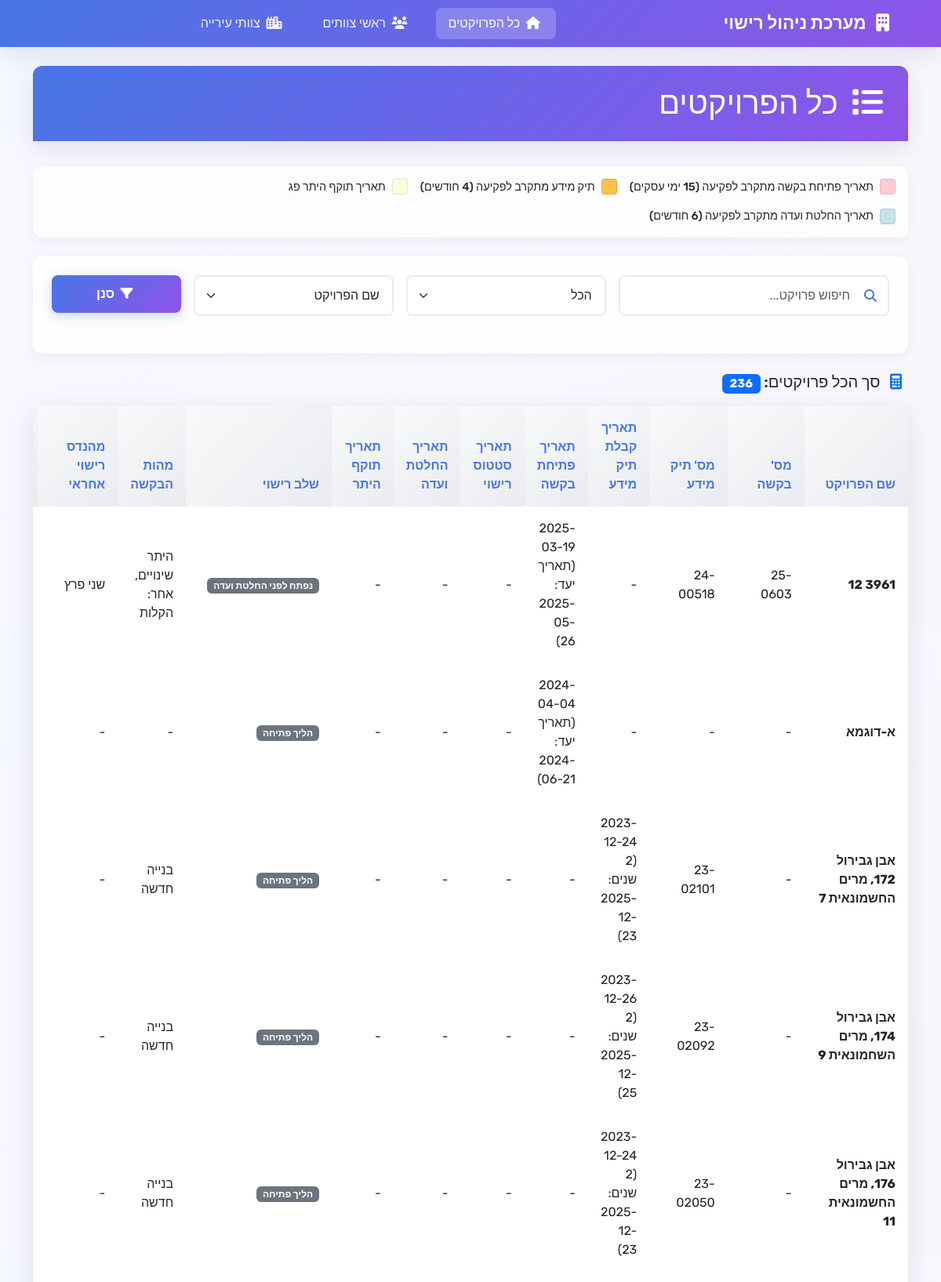
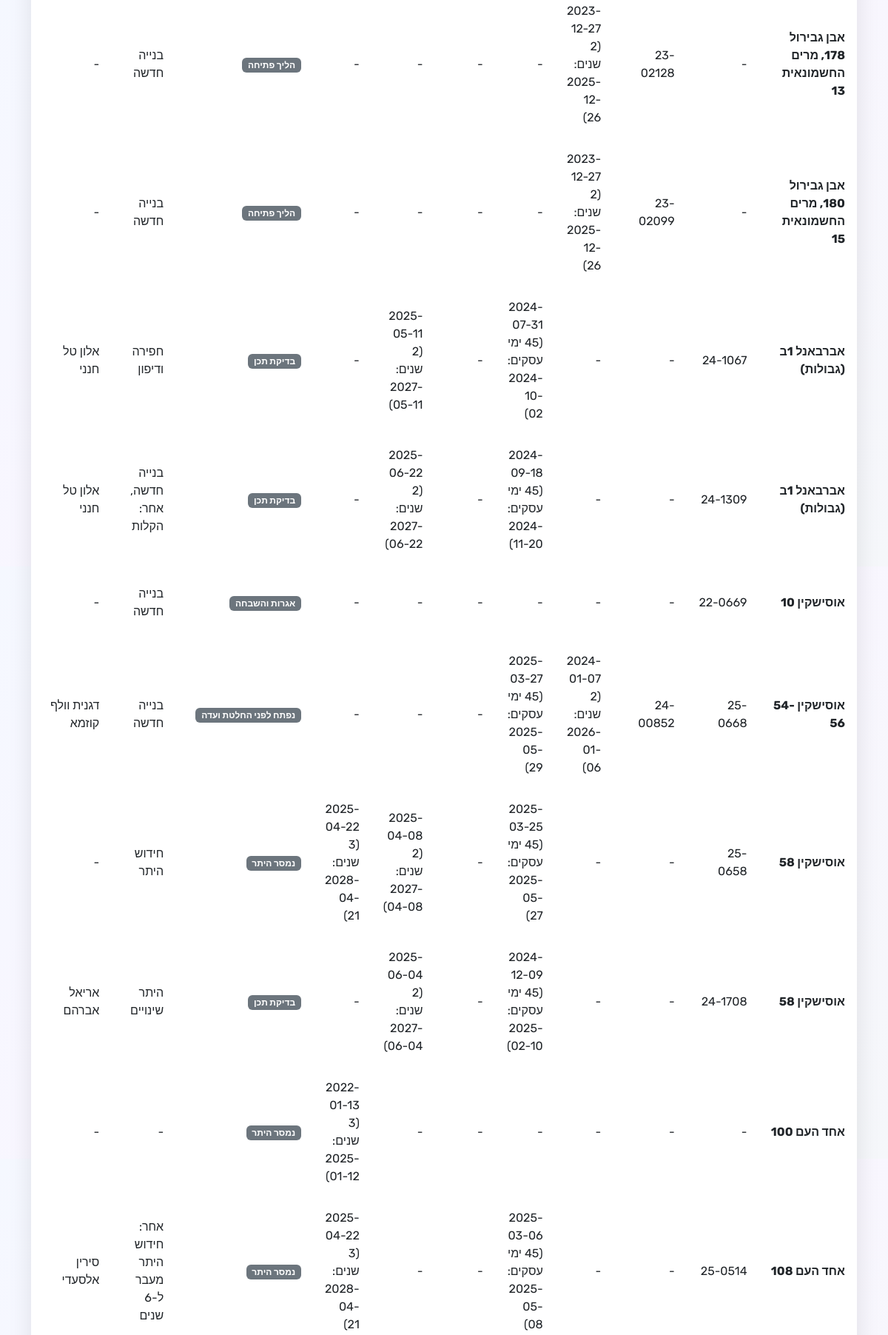
The page / (upper part) on the database its author committed (2 pictures, top to bottom).
### tables this page shows
CREATE TABLE projects (
                id INTEGER PRIMARY KEY AUTOINCREMENT,
                project_name TEXT NOT NULL,
                request_number TEXT NOT NULL,
                date TEXT NOT NULL,
                team_leader TEXT NOT NULL,
                stage TEXT NOT NULL
            , request_date TEXT, opening_date TEXT, notes TEXT, licensing_engineer TEXT, request_types TEXT, engineer TEXT, info_file_number TEXT, status_date TEXT, management_company TEXT, entrepreneur_name TEXT, architect TEXT, city TEXT, city_team TEXT, committee_date TEXT, permit_validity_date TEXT, info_date_extension INTEGER DEFAULT 0, opening_date_extension INTEGER DEFAULT 0, status_date_extension INTEGER DEFAULT 0, committee_date_extension INTEGER DEFAULT 0, permit_validity_date_extension INTEGER DEFAULT 0);

### app.py (the view, shortened to what this page needs)
@app.route('/')
def index():
    conn = get_db_connection()
    search = request.args.get('search', '')
    stage_filter = request.args.get('stage', 'הכל')
    sort_by = request.args.get('sort', 'project_name')
    query = """
        SELECT
            id, project_name, request_number, info_file_number,
            date, opening_date, status_date, committee_date, permit_validity_date,
            team_leader, stage, request_types, engineer, management_company,
            entrepreneur_name, architect, city, notes,
            info_date_extension, opening_date_extension, status_date_extension,
            committee_date_extension, permit_validity_date_extension, city_team
        FROM projects
        WHERE 1=1
    """
    params = []
    if stage_filter != 'הכל':
        query += " AND stage = ?"
        params.append(stage_filter)
    if sort_by in ['project_name', 'request_number', 'date', 'opening_date', 'stage', 'engineer', 'team_leader']:
        query += f" ORDER BY {sort_by}"
    else:
        query += " ORDER BY project_name"
    projects = conn.execute(query, params).fetchall()
    formatted_projects = []
    for project in projects:
        project_dict = dict(project)
        if project_dict.get('date'):
            project_dict['formatted_info_date'] = format_date_with_extension(
                project_dict['date'],
                project_dict.get('info_date_extension', 0),
                'info'
            )
        if project_dict.get('opening_date'):
            project_dict['formatted_opening_date'] = format_date_with_extension(
                project_dict['opening_date'],
                project_dict.get('opening_date_extension', 0),
                'opening'
            )
        if project_dict.get('committee_date'):
            project_dict['formatted_committee_date'] = format_date_with_extension(
                project_dict['committee_date'],
                project_dict.get('committee_date_extension', 0),
                'committee'
            )
        if project_dict.get('permit_validity_date'):
            project_dict['formatted_permit_date'] = format_date_with_extension(
                project_dict['permit_validity_date'],
                project_dict.get('permit_validity_date_extension', 0),
                'permit'
            )
        project_dict['row_color'] = get_row_color_class(project_dict)
        formatted_projects.append(project_dict)
    conn.close()
    return render_template('index.html',
                         projects=formatted_projects,
                         stages=LICENSING_STAGES,
                         current_stage=stage_filter,
                         search=search,
                         sort_by=sort_by,
                         project_count=len(formatted_projects))

### app.py (called while the page is built, shortened)
def get_db_connection():
    conn = sqlite3.connect(DATABASE_PATH)
    conn.row_factory = sqlite3.Row
    return conn

def calculate_base_date_by_type(original_date, field_type):
    if field_type == 'opening':
        business_target = calculate_business_days(original_date.strftime('%Y-%m-%d'), 45)
        return datetime.strptime(business_target, '%Y-%m-%d') if business_target else original_date + timedelta(days=180)
    elif field_type in ['info', 'committee']:
        return original_date + timedelta(days=730)
    elif field_type == 'permit':
        return original_date + timedelta(days=1095)
    else:
        return original_date + timedelta(days=180)

def format_base_date_by_type(original_date_str, field_type):
    if not original_date_str:
        return ""
    try:
        original_date = datetime.strptime(original_date_str, '%Y-%m-%d')
        base_date = calculate_base_date_by_type(original_date, field_type)
        if field_type == 'opening':
            business_target = calculate_business_days(original_date_str, 45)
            return f"{original_date_str}<br>(45 ימי עסקים: {business_target})"
        elif field_type in ['info', 'committee']:
            return f"{original_date_str}<br>(2 שנים: {base_date.strftime('%Y-%m-%d')})"
        elif field_type == 'permit':
            return f"{original_date_str}<br>(3 שנים: {base_date.strftime('%Y-%m-%d')})"
        else:
            return original_date_str
    except:
        return original_date_str

def get_base_description(field_type):
    if field_type == 'opening':
        return "45 ימי עסקים"
    elif field_type in ['info', 'committee']:
        return "2 שנים"
    elif field_type == 'permit':
        return "3 שנים"
    else:
        return "בסיס"

def check_date_expired_with_extensions(date_str):
    try:
        if not date_str:
            return False
        current_date = datetime.now()
        if '<br>' in date_str and ':' in date_str:
            lines = date_str.split('<br>')
            if len(lines) >= 2:
                import re
                date_match = re.search(r':\s*(\d{4}-\d{2}-\d{2})', lines[1])
                if date_match:
                    target_date_str = date_match.group(1)
                    target_date = datetime.strptime(target_date_str, '%Y-%m-%d')
                    return current_date.date() > target_date.date()
    except:
        return False

### templates/index.html (shortened to what this page needs)
{% extends "base.html" %}
{% block content %}
<div class="row">
    <div class="col-12">
        <div class="card">
            <div class="card-header">
                <h1 class="mb-0">
                    <i class="fas fa-list me-2"></i>
                    כל הפרויקטים
                </h1>
            </div>
        </div>
        <div class="status-legend">
            <div class="legend-item">
                <div class="legend-color" style="background-color: rgba(255, 182, 193, 0.7);"></div>
                <span>תאריך פתיחת בקשה מתקרב לפקיעה (15 ימי עסקים)</span>
            </div>
            <div class="legend-item">
                <div class="legend-color" style="background-color: rgba(255, 165, 0, 0.7);"></div>
                <span>תיק מידע מתקרב לפקיעה (4 חודשים)</span>
            </div>
            <div class="legend-item">
                <div class="legend-color" style="background-color: rgba(255, 255, 204, 0.7);"></div>
                <span>תאריך תוקף היתר פג</span>
            </div>
            <div class="legend-item">
                <div class="legend-color" style="background-color: rgba(173, 216, 230, 0.7);"></div>
                <span>תאריך החלטת ועדה מתקרב לפקיעה (6 חודשים)</span>
            </div>
        </div>
        <div class="filter-section">
            <form method="GET" class="row g-3">
                <div class="col-md-4">
                    <div class="search-container">
                        <input type="text" class="form-control" name="search"
                               value="{{ search }}" placeholder="חיפוש פרויקט...">
                        <i class="fas fa-search search-icon"></i>
                    </div>
                </div>
                <div class="col-md-3">
                    <select class="form-select" name="stage">
                        {% for stage in stages %}
                        <option value="{{ stage }}" {{ 'selected' if stage == current_stage }}>
                            {{ stage }}
                        </option>
                        {% endfor %}
                    </select>
                </div>
                <div class="col-md-3">
                    <select class="form-select" name="sort">
                        <option value="project_name" {{ 'selected' if sort_by == 'project_name' }}>שם הפרויקט</option>
                    </select>
                </div>
                <div class="col-md-2">
                    <button type="submit" class="btn btn-primary w-100">
                        <i class="fas fa-filter me-1"></i>
                        סנן
                    </button>
                </div>
            </form>
        </div>
        <div class="d-flex justify-content-between align-items-center mb-3">
            <h5 class="mb-0">
                <i class="fas fa-calculator me-2 text-primary"></i>
                סך הכל פרויקטים: <span class="badge bg-primary">{{ project_count }}</span>
            </h5>
        </div>
        <div class="card">
            <div class="card-body p-0">
                <div class="table-responsive">
                    <table class="table table-hover mb-0">
                        <thead>
                            <tr>
                                <th>שם הפרויקט</th>
                                <th>מס' בקשה</th>
                                <th>מס' תיק מידע</th>
                                <th>תאריך קבלת תיק מידע</th>
                                <th>תאריך פתיחת בקשה</th>
                                <th>תאריך סטטוס רישוי</th>
                                <th>תאריך החלטת ועדה</th>
                                <th>תאריך תוקף היתר</th>
                                <th>שלב רישוי</th>
                                <th>מהות הבקשה</th>
                                <th>מהנדס רישוי אחראי</th>
                                <th>חברת ניהול</th>
                            </tr>
                        </thead>
                        <tbody>
                            {% for project in projects %}
                            <tr class="{% if project.row_color %}row-{{ project.row_color }}{% endif %}">
                                <td class="fw-bold">{{ project.project_name or '-' }}</td>
                                <td>{{ project.request_number or '-' }}</td>
                                <td>{{ project.info_file_number or '-' }}</td>
                                <td>{{ project.formatted_info_date|safe or project.date or '-' }}</td>
                                <td>{{ project.formatted_opening_date|safe or project.opening_date or '-' }}</td>
                                <td>{{ project.status_date or '-' }}</td>
                                <td>{{ project.formatted_committee_date|safe or project.committee_date or '-' }}</td>
                                <td>{{ project.formatted_permit_date|safe or project.permit_validity_date or '-' }}</td>
                                <td>
                                    <span class="badge bg-secondary">{{ project.stage or '-' }}</span>
                                </td>
                                <td>{{ project.request_types or '-' }}</td>
                                <td>{{ project.engineer or '-' }}</td>
                                <td>{{ project.management_company or '-' }}</td>
                            </tr>
                            {% endfor %}
                        </tbody>
                    </table>
                </div>
            </div>
        </div>
    </div>
</div>
{% endblock %}

### templates/base.html (style rules this page uses)
:root { --primary-gradient: linear-gradient(135deg, #4776E6 0%, #8E54E9 100%); --primary-color: #4776E6; --secondary-color: #8E54E9; --bg-gradient: linear-gradient(135deg, #f5f8ff 0%, #f9f6ff 50%, #f5f7fa 100%); --card-shadow: 0 8px 32px rgba(0, 0, 0, 0.1); --border-radius: 12px; }
* { font-family: 'Rubik', -apple-system, BlinkMacSystemFont, 'Segoe UI', sans-serif; }
body { background: var(--bg-gradient); min-height: 100vh; direction: rtl; }
.card { border: none; border-radius: var(--border-radius); box-shadow: var(--card-shadow); backdrop-filter: blur(10px); background: rgba(255, 255, 255, 0.95); margin-bottom: 2rem; }
.card-header { background: var(--primary-gradient); color: white; border: none; border-radius: var(--border-radius) var(--border-radius) 0 0 !important; font-weight: 600; padding: 1.5rem; }
.btn-primary { background: var(--primary-gradient); border: none; border-radius: 8px; padding: 0.75rem 1.5rem; font-weight: 600; transition: all 0.3s ease; box-shadow: 0 4px 15px rgba(71, 118, 230, 0.3); }
.form-control, .form-select { border: 2px solid #e9ecef; border-radius: 8px; padding: 0.75rem 1rem; transition: all 0.3s ease; }
.table { border-radius: var(--border-radius); overflow: hidden; box-shadow: none; }
.table thead th { background: linear-gradient(135deg, #f8f9fa 0%, #e9ecef 100%); border: none; font-weight: 600; color: var(--primary-color); text-align: right; padding: 1rem; }
.table tbody td { border: none; padding: 1rem; text-align: right; vertical-align: middle; }
.table tbody tr { transition: all 0.3s ease; }
.row-warning { background-color: rgba(255, 255, 204, 0.7) !important; }
.row-approaching { background-color: rgba(255, 182, 193, 0.7) !important; }
.row-info_expiring { background-color: rgba(255, 165, 0, 0.7) !important; }
.status-legend { display: flex; flex-wrap: wrap; gap: 1rem; margin-bottom: 1.5rem; padding: 1rem; background: rgba(255, 255, 255, 0.8); border-radius: var(--border-radius); box-shadow: 0 4px 15px rgba(0, 0, 0, 0.05); }
.legend-item { display: flex; align-items: center; gap: 0.5rem; font-size: 0.9rem; font-weight: 500; }
.legend-color { width: 20px; height: 20px; border-radius: 4px; border: 1px solid rgba(0, 0, 0, 0.1); }
.search-container { position: relative; margin-bottom: 1.5rem; }
.search-container .form-control { padding-right: 3rem; }
.search-container .search-icon { position: absolute; right: 1rem; top: 50%; transform: translateY(-50%); color: var(--primary-color); }
.filter-section { background: rgba(255, 255, 255, 0.9); padding: 1.5rem; border-radius: var(--border-radius); margin-bottom: 1.5rem; box-shadow: 0 4px 15px rgba(0, 0, 0, 0.05); }

### rows shown on the page
projects: project_name "3961 12", request_number "25-0603", info_file_number "24-00518", formatted_info_date "-", formatted_opening_date "2025-03-19 (תאריך יעד: 2025-05-26)", status_date "-", formatted_committee_date "-", formatted_permit_date "-", stage "נפתח לפני החלטת ועדה", request_types "היתר שינויים, אחר: הקלות", engineer "שני פרץ"
projects: project_name "א-דוגמא", request_number "-", info_file_number "-", formatted_info_date "-", formatted_opening_date "2024-04-04 (תאריך יעד: 2024-06-21)", status_date "-", formatted_committee_date "-", formatted_permit_date "-", stage "הליך פתיחה", request_types "-", engineer "-"
projects: project_name "אבן גבירול 172, מרים החשמונאית 7", request_number "-", info_file_number "23-02101", formatted_info_date "2023-12-24 (2 שנים: 2025-12-23)", formatted_opening_date "-", status_date "-", formatted_committee_date "-", formatted_permit_date "-", stage "הליך פתיחה", request_types "בנייה חדשה", engineer "-"
projects: project_name "אבן גבירול 174, מרים השחמונאית 9", request_number "-", info_file_number "23-02092", formatted_info_date "2023-12-26 (2 שנים: 2025-12-25)", formatted_opening_date "-", status_date "-", formatted_committee_date "-", formatted_permit_date "-", stage "הליך פתיחה", request_types "בנייה חדשה", engineer "-"
projects: project_name "אבן גבירול 176, מרים החשמונאית 11", request_number "-", info_file_number "23-02050", formatted_info_date "2023-12-24 (2 שנים: 2025-12-23)", formatted_opening_date "-", status_date "-", formatted_committee_date "-", formatted_permit_date "-", stage "הליך פתיחה", request_types "בנייה חדשה", engineer "-"
projects: project_name "אבן גבירול 178, מרים החשמונאית 13", request_number "-", info_file_number "23-02128", formatted_info_date "2023-12-27 (2 שנים: 2025-12-26)", formatted_opening_date "-", status_date "-", formatted_committee_date "-", formatted_permit_date "-", stage "הליך פתיחה", request_types "בנייה חדשה", engineer "-"
projects: project_name "אבן גבירול 180, מרים החשמונאית 15", request_number "-", info_file_number "23-02099", formatted_info_date "2023-12-27 (2 שנים: 2025-12-26)", formatted_opening_date "-", status_date "-", formatted_committee_date "-", formatted_permit_date "-", stage "הליך פתיחה", request_types "בנייה חדשה", engineer "-"
projects: project_name "אברבאנל 1ב (גבולות)", request_number "24-1067", info_file_number "-", formatted_info_date "-", formatted_opening_date "2024-07-31 (45 ימי עסקים: 2024-10-02)", status_date "-", formatted_committee_date "2025-05-11 (2 שנים: 2027-05-11)", formatted_permit_date "-", stage "בדיקת תכן", request_types "חפירה ודיפון", engineer "אלון טל חנני"
projects: project_name "אברבאנל 1ב (גבולות)", request_number "24-1309", info_file_number "-", formatted_info_date "-", formatted_opening_date "2024-09-18 (45 ימי עסקים: 2024-11-20)", status_date "-", formatted_committee_date "2025-06-22 (2 שנים: 2027-06-22)", formatted_permit_date "-", stage "בדיקת תכן", request_types "בנייה חדשה, אחר: הקלות", engineer "אלון טל חנני"
projects: project_name "אוסישקין 10", request_number "22-0669", info_file_number "-", formatted_info_date "-", formatted_opening_date "-", status_date "-", formatted_committee_date "-", formatted_permit_date "-", stage "אגרות והשבחה", request_types "בנייה חדשה", engineer "-"
projects: project_name "אוסישקין 54-56", request_number "25-0668", info_file_number "24-00852", formatted_info_date "2024-01-07 (2 שנים: 2026-01-06)", formatted_opening_date "2025-03-27 (45 ימי עסקים: 2025-05-29)", status_date "-", formatted_committee_date "-", formatted_permit_date "-", stage "נפתח לפני החלטת ועדה", request_types "בנייה חדשה", engineer "דגנית וולף קוזמא"
projects: project_name "אוסישקין 58", request_number "25-0658", info_file_number "-", formatted_info_date "-", formatted_opening_date "2025-03-25 (45 ימי עסקים: 2025-05-27)", status_date "-", formatted_committee_date "2025-04-08 (2 שנים: 2027-04-08)", formatted_permit_date "2025-04-22 (3 שנים: 2028-04-21)", stage "נמסר היתר", request_types "חידוש היתר", engineer "-"
projects: project_name "אוסישקין 58", request_number "24-1708", info_file_number "-", formatted_info_date "-", formatted_opening_date "2024-12-09 (45 ימי עסקים: 2025-02-10)", status_date "-", formatted_committee_date "2025-06-04 (2 שנים: 2027-06-04)", formatted_permit_date "-", stage "בדיקת תכן", request_types "היתר שינויים", engineer "אריאל אברהם"
projects: project_name "אחד העם 100", request_number "-", info_file_number "-", formatted_info_date "-", formatted_opening_date "-", status_date "-", formatted_committee_date "-", formatted_permit_date "2022-01-13 (3 שנים: 2025-01-12)", stage "נמסר היתר", request_types "-", engineer "-"
projects: project_name "אחד העם 108", request_number "25-0514", info_file_number "-", formatted_info_date "-", formatted_opening_date "2025-03-06 (45 ימי עסקים: 2025-05-08)", status_date "-", formatted_committee_date "-", formatted_permit_date "2025-04-22 (3 שנים: 2028-04-21)", stage "נמסר היתר", request_types "אחר: חידוש היתר מעבר ל-6 שנים", engineer "סירין אלסעדי"

### other values the page prints
{{ project_count }} "236"
form field stage "הכל"
